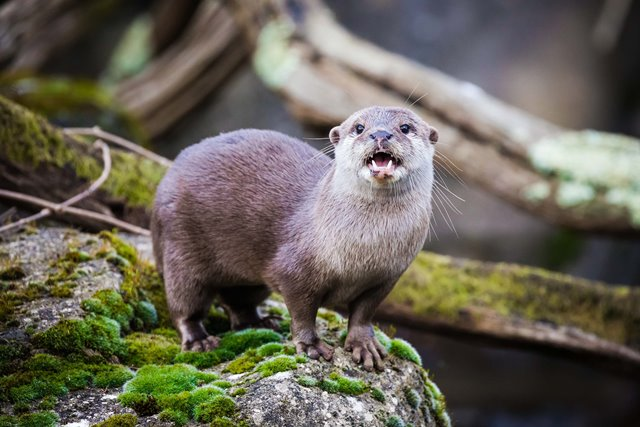
#> input picture Tugas9/otter.jpg, 640 x 427 px, found by its file name
$ python operatorsobel.py
#> lines starting #> are read from the running program, lines starting #| are printed output that depends on the picture
import imageio as img
import numpy as np
import matplotlib.pyplot as plt

# Membaca gambar dan mengonversi ke skala abu-abu (jika diperlukan)
image = img.imread('D:/PERKULIAHAN/SEMESTER 5/Pengolahan Citra Data/SESI 9/Tugas9/otter.jpg')
#> image is the input picture: shape (427, 640, 3); mean R, G, B 103, 98.4, 86.1
if len(image.shape) == 3:  # Jika gambar RGB, ubah ke grayscale
    image = np.dot(image[..., :3], [0.2989, 0.5870, 0.1140])
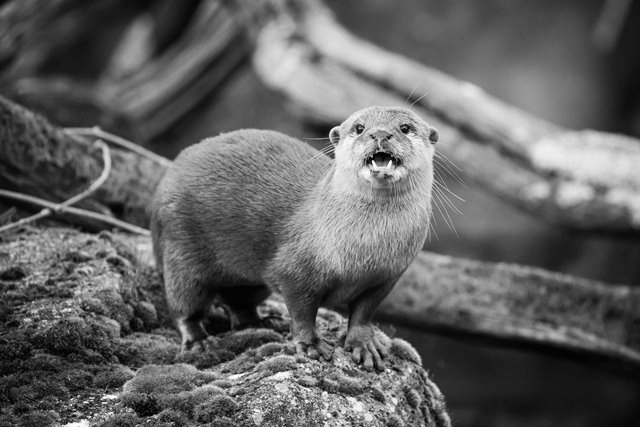
#> image: shape (427, 640) float64; min 0, max 254.7, mean 98.4

# Sobel kernel untuk deteksi tepi
sobelX = np.array([
    [-1, 0, 1],
    [-2, 0, 2],
    [-1, 0, 1]
])

sobelY = np.array([
    [-1, -2, -1],
    [ 0,  0,  0],
    [ 1,  2,  1]
])

# Menambahkan padding pada gambar
imgPad = np.pad(image, pad_width=1, mode='constant', constant_values=0)
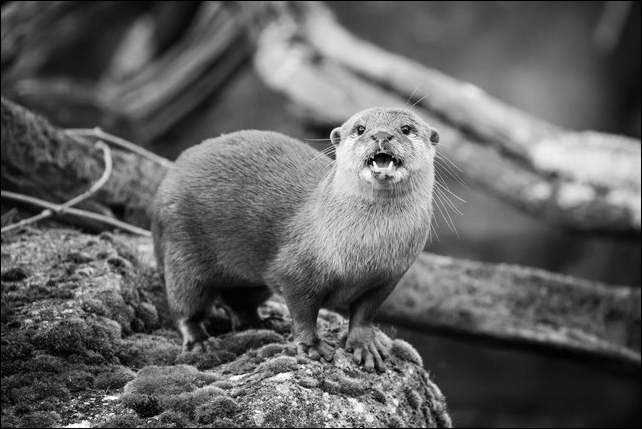
#> imgPad: shape (429, 642) float64; min 0, max 254.7, mean 97.6

# Matriks kosong untuk hasil gradient
Gx = np.zeros_like(image)
Gy = np.zeros_like(image)

# Perhitungan Gradien X dan Y
for y in range(1, imgPad.shape[0] - 1):
    for x in range(1, imgPad.shape[1] - 1):
        area = imgPad[y-1:y+2, x-1:x+2]
        Gx[y-1, x-1] = np.sum(area * sobelX)
        Gy[y-1, x-1] = np.sum(area * sobelY)
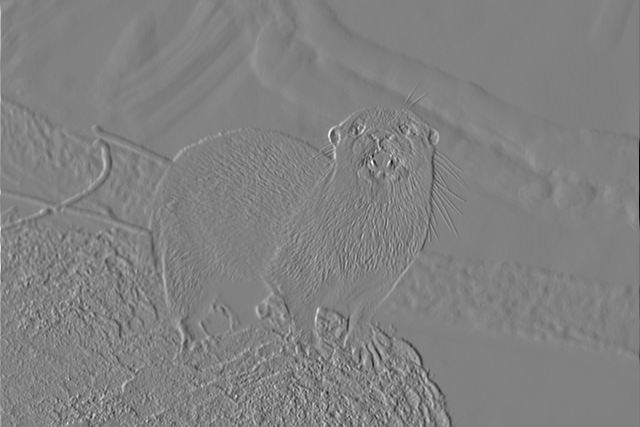
#> Gx: shape (427, 640) float64; min -860.5, max 836.8, mean 0; drawn with min black and max white
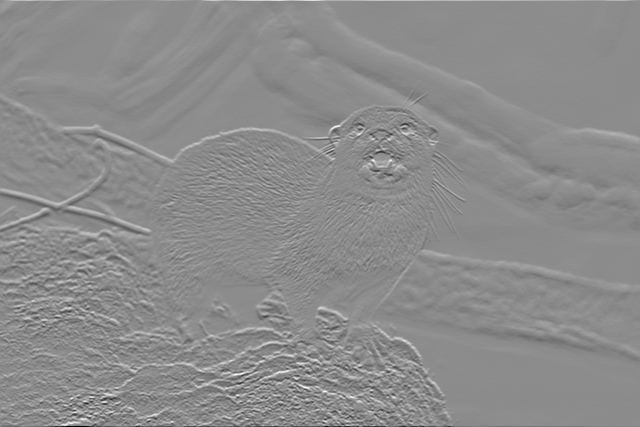
#> Gy: shape (427, 640) float64; min -1011.9, max 828.8, mean 0.1; drawn with min black and max white

# Menghitung magnitudo gradien
G = np.hypot(Gx, Gy)  # sqrt(Gx^2 + Gy^2)
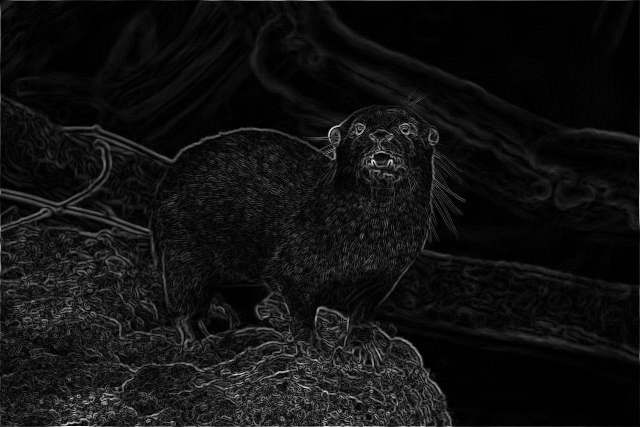
#> G: shape (427, 640) float64; min 0, max 1012.5, mean 70.4; drawn with min black and max white
G = (G / G.max()) * 255
G = G.astype(np.uint8)

# Menampilkan hasil
plt.figure(figsize=(12, 10))

plt.subplot(2, 2, 1)
plt.imshow(image, cmap='gray')
plt.title("Original Image")
plt.axis('off')

plt.subplot(2, 2, 2)
plt.imshow(Gx, cmap='gray')
plt.title("Gradient X")
plt.axis('off')

plt.subplot(2, 2, 3)
plt.imshow(Gy, cmap='gray')
plt.title("Gradient Y")
plt.axis('off')

plt.subplot(2, 2, 4)
plt.imshow(G, cmap='gray')
plt.title("Gradient Magnitude")
plt.axis('off')

plt.tight_layout()
plt.show()

$ run again, with Tugas9/hasil model robert.png saved as Tugas9/otter.jpg
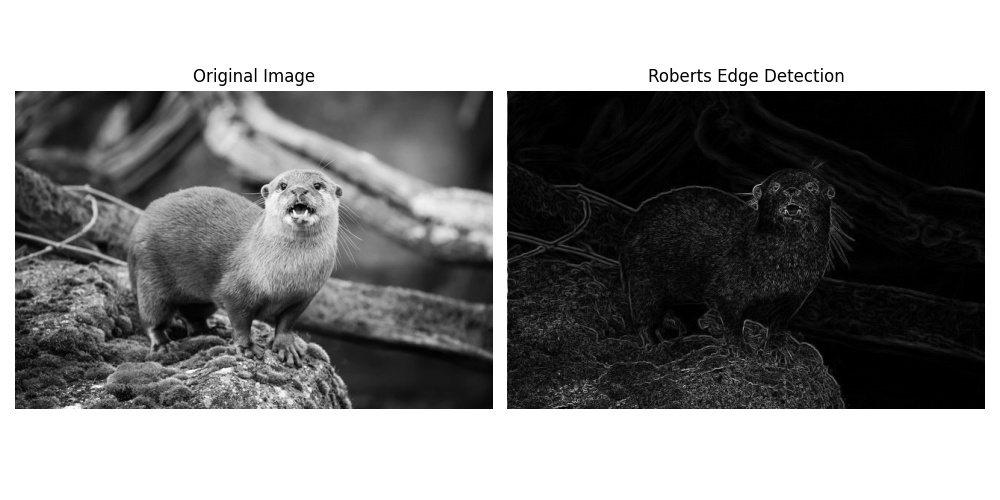
#> input picture Tugas9/hasil model robert.png, 1000 x 500 px, found by its file name
#> image is the input picture: shape (500, 1000, 3); min 0, max 255, mean 133.7
#> image: shape (500, 1000) float64
#> after the loop `for y in range(1, imgPad.shape[0] - 1):`:
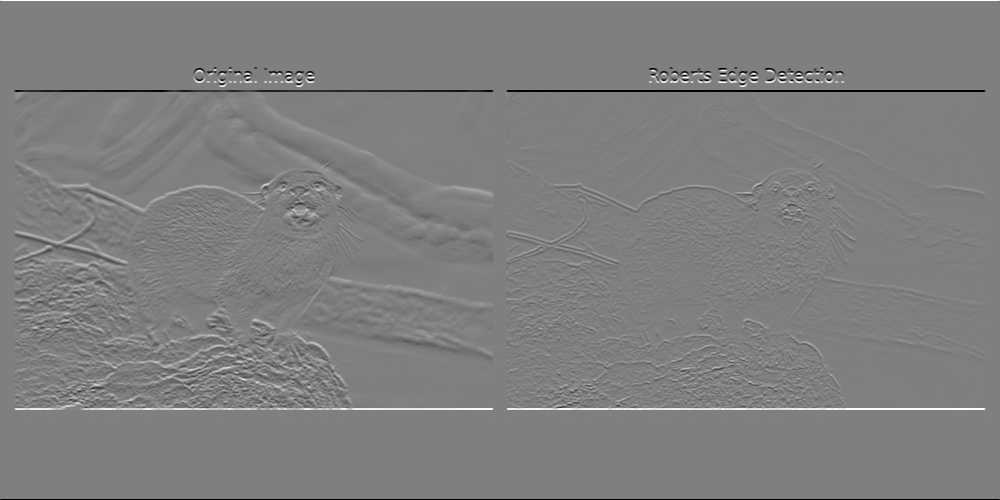
#> Gy: shape (500, 1000) float64; min -1019.9, max 1019.9, mean 0; drawn with min black and max white
#> `G = np.hypot(Gx, Gy)`:
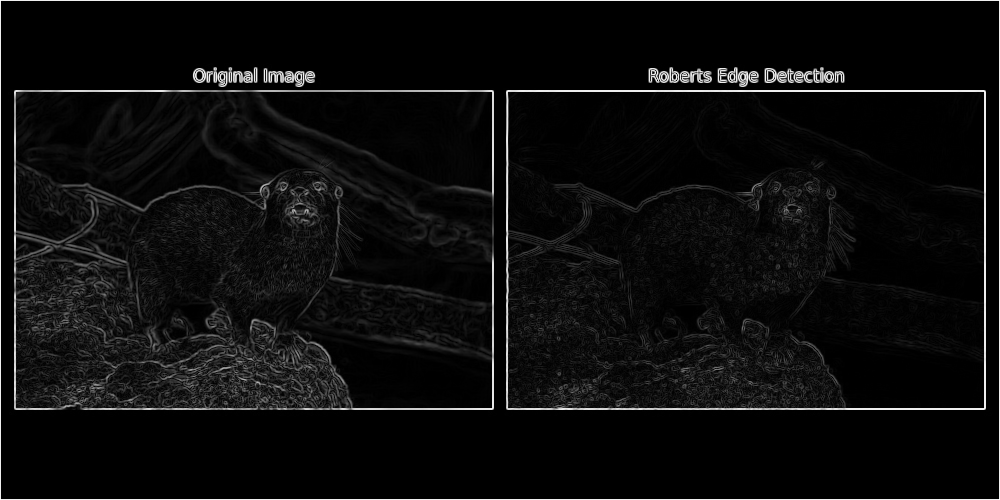
#> G: shape (500, 1000) float64; min 0, max 1081.8, mean 54.8; drawn with min black and max white
